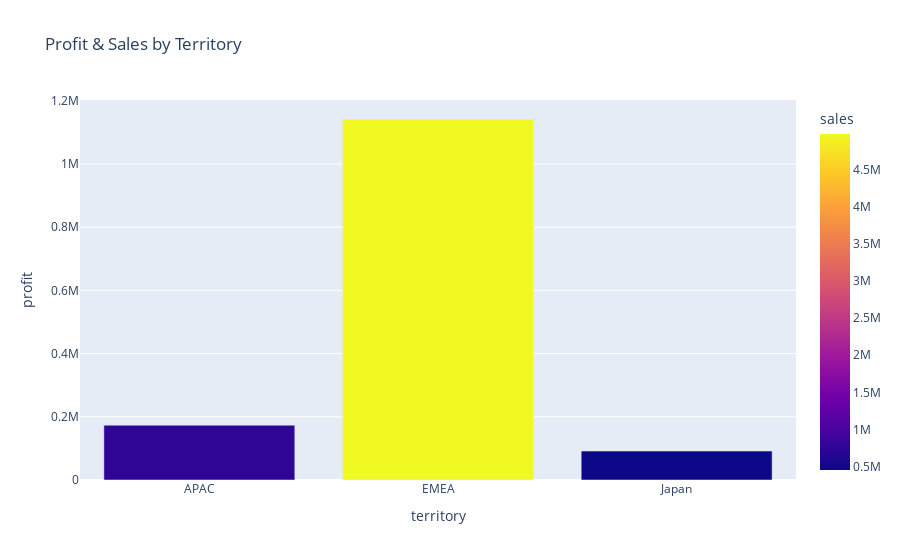

Notebook code cell kept with this figure:
### Code cell
terr = df.groupby('territory')[['sales','profit']].sum().reset_index()

fig = px.bar(terr, x='territory', y='profit', color='sales', 
             title="Profit & Sales by Territory")
fig.show()

### Figure 1 — Plotly figure (JSON) as saved in the notebook; plotly's stock layout.template omitted (floating-point values rounded to 4 significant figures)
{"data": [{"hovertemplate": "territory=%{x}<br>profit=%{y}<br>sales=%{marker.color}<extra></extra>", "legendgroup": "", "marker": {"color": [746100.0, 4979000.0, 455200.0], "coloraxis": "coloraxis", "pattern": {"shape": ""}}, "name": "", "orientation": "v", "showlegend": false, "textposition": "auto", "type": "bar", "x": ["APAC", "EMEA", "Japan"], "xaxis": "x", "y": [173400.0, 1142000.0, 91520.0], "yaxis": "y"}], "layout": {"barmode": "relative", "coloraxis": {"colorbar": {"title": {"text": "sales"}}, "colorscale": [[0, "#0d0887"], [0.1111, "#46039f"], [0.2222, "#7201a8"], [0.3333, "#9c179e"], [0.4444, "#bd3786"], [0.5556, "#d8576b"], [0.6667, "#ed7953"], [0.7778, "#fb9f3a"], [0.8889, "#fdca26"], [1, "#f0f921"]]}, "legend": {"tracegroupgap": 0}, "title": {"text": "Profit & Sales by Territory"}, "xaxis": {"anchor": "y", "domain": [0, 1], "title": {"text": "territory"}}, "yaxis": {"anchor": "x", "domain": [0, 1], "title": {"text": "profit"}}}}
